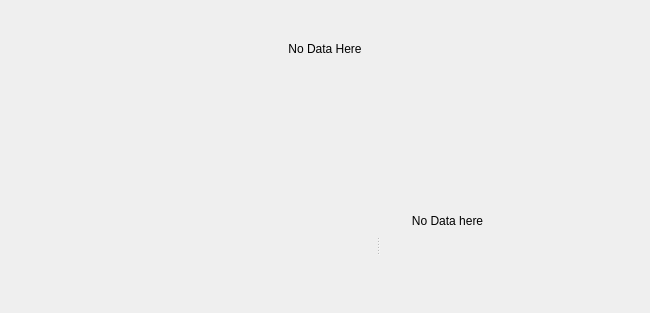
<?xml version="1.0" encoding="UTF-8"?>
<ui version="4.0">
 <class>C_SdNdeDalTabContentWidget</class>
 <widget class="QWidget" name="C_SdNdeDalTabContentWidget">
  <property name="geometry">
   <rect>
    <x>0</x>
    <y>0</y>
    <width>650</width>
    <height>313</height>
   </rect>
  </property>
  <property name="windowTitle">
   <string>C_SdNdeDalTabContentWidget</string>
  </property>
  <layout class="QVBoxLayout" name="verticalLayout">
   <property name="spacing">
    <number>0</number>
   </property>
   <property name="leftMargin">
    <number>0</number>
   </property>
   <property name="topMargin">
    <number>0</number>
   </property>
   <property name="rightMargin">
    <number>0</number>
   </property>
   <property name="bottomMargin">
    <number>20</number>
   </property>
   <item>
    <widget class="stw::opensyde_gui_elements::C_OgeLabGroupItem" name="pc_LabelDisabled">
     <property name="text">
      <string>No Data Here</string>
     </property>
     <property name="alignment">
      <set>Qt::AlignmentFlag::AlignCenter</set>
     </property>
    </widget>
   </item>
   <item>
    <widget class="stw::opensyde_gui::C_SdNdeDalLogJobGeneralSettingsWidget" name="pc_GeneralSettingsWidget" native="true">
     <property name="minimumSize">
      <size>
       <width>0</width>
       <height>100</height>
      </size>
     </property>
     <property name="maximumSize">
      <size>
       <width>16777215</width>
       <height>100</height>
      </size>
     </property>
    </widget>
   </item>
   <item>
    <widget class="stw::opensyde_gui_elements::C_OgeSpiStandard" name="pc_Splitter">
     <property name="orientation">
      <enum>Qt::Orientation::Horizontal</enum>
     </property>
     <widget class="stw::opensyde_gui::C_SdNdeDalLogJobsWidget" name="pc_LogJobsWidget" native="true"/>
     <widget class="QWidget" name="pc_LogJobContentWidget" native="true">
      <layout class="QHBoxLayout" name="horizontalLayout" stretch="0,0">
       <property name="spacing">
        <number>0</number>
       </property>
       <property name="leftMargin">
        <number>0</number>
       </property>
       <property name="topMargin">
        <number>0</number>
       </property>
       <property name="rightMargin">
        <number>0</number>
       </property>
       <property name="bottomMargin">
        <number>0</number>
       </property>
       <item>
        <widget class="QWidget" name="pc_LogJobEditWidget" native="true">
         <layout class="QVBoxLayout" name="verticalLayout_2" stretch="0,1,1">
          <property name="spacing">
           <number>0</number>
          </property>
          <property name="leftMargin">
           <number>0</number>
          </property>
          <property name="topMargin">
           <number>0</number>
          </property>
          <property name="rightMargin">
           <number>0</number>
          </property>
          <property name="bottomMargin">
           <number>0</number>
          </property>
          <item>
           <widget class="stw::opensyde_gui::C_SdNdeDalLogJobPropertiesWidget" name="pc_LogJobPropertiesWidget" native="true"/>
          </item>
          <item>
           <widget class="stw::opensyde_gui_elements::C_OgeLabGroupItem" name="pc_LabelNoData">
            <property name="text">
             <string>No Data here</string>
            </property>
            <property name="alignment">
             <set>Qt::AlignmentFlag::AlignCenter</set>
            </property>
           </widget>
          </item>
          <item>
           <widget class="stw::opensyde_gui::C_SdNdeDalLogJobDataSelectionWidget" name="pc_LogJobDataSelectionWidget" native="true"/>
          </item>
         </layout>
        </widget>
       </item>
       <item>
        <widget class="stw::opensyde_gui::C_SdNdeDalLogJobsOvWidget" name="pc_LogJobsOverviewWidget" native="true"/>
       </item>
      </layout>
     </widget>
    </widget>
   </item>
  </layout>
 </widget>
 <customwidgets>
  <customwidget>
   <class>stw::opensyde_gui_elements::C_OgeLabGroupItem</class>
   <extends>QLabel</extends>
   <header>C_OgeLabGroupItem.hpp</header>
  </customwidget>
  <customwidget>
   <class>stw::opensyde_gui_elements::C_OgeSpiStandard</class>
   <extends>QSplitter</extends>
   <header>C_OgeSpiStandard.hpp</header>
   <container>1</container>
  </customwidget>
  <customwidget>
   <class>stw::opensyde_gui::C_SdNdeDalLogJobsWidget</class>
   <extends>QWidget</extends>
   <header>C_SdNdeDalLogJobsWidget.hpp</header>
   <container>1</container>
  </customwidget>
  <customwidget>
   <class>stw::opensyde_gui::C_SdNdeDalLogJobPropertiesWidget</class>
   <extends>QWidget</extends>
   <header>C_SdNdeDalLogJobPropertiesWidget.hpp</header>
   <container>1</container>
  </customwidget>
  <customwidget>
   <class>stw::opensyde_gui::C_SdNdeDalLogJobDataSelectionWidget</class>
   <extends>QWidget</extends>
   <header>C_SdNdeDalLogJobDataSelectionWidget.hpp</header>
   <container>1</container>
  </customwidget>
  <customwidget>
   <class>stw::opensyde_gui::C_SdNdeDalLogJobGeneralSettingsWidget</class>
   <extends>QWidget</extends>
   <header>C_SdNdeDalLogJobGeneralSettingsWidget.hpp</header>
   <container>1</container>
  </customwidget>
  <customwidget>
   <class>stw::opensyde_gui::C_SdNdeDalLogJobsOvWidget</class>
   <extends>QWidget</extends>
   <header>C_SdNdeDalLogJobsOvWidget.hpp</header>
   <container>1</container>
  </customwidget>
 </customwidgets>
 <resources/>
 <connections/>
</ui>
